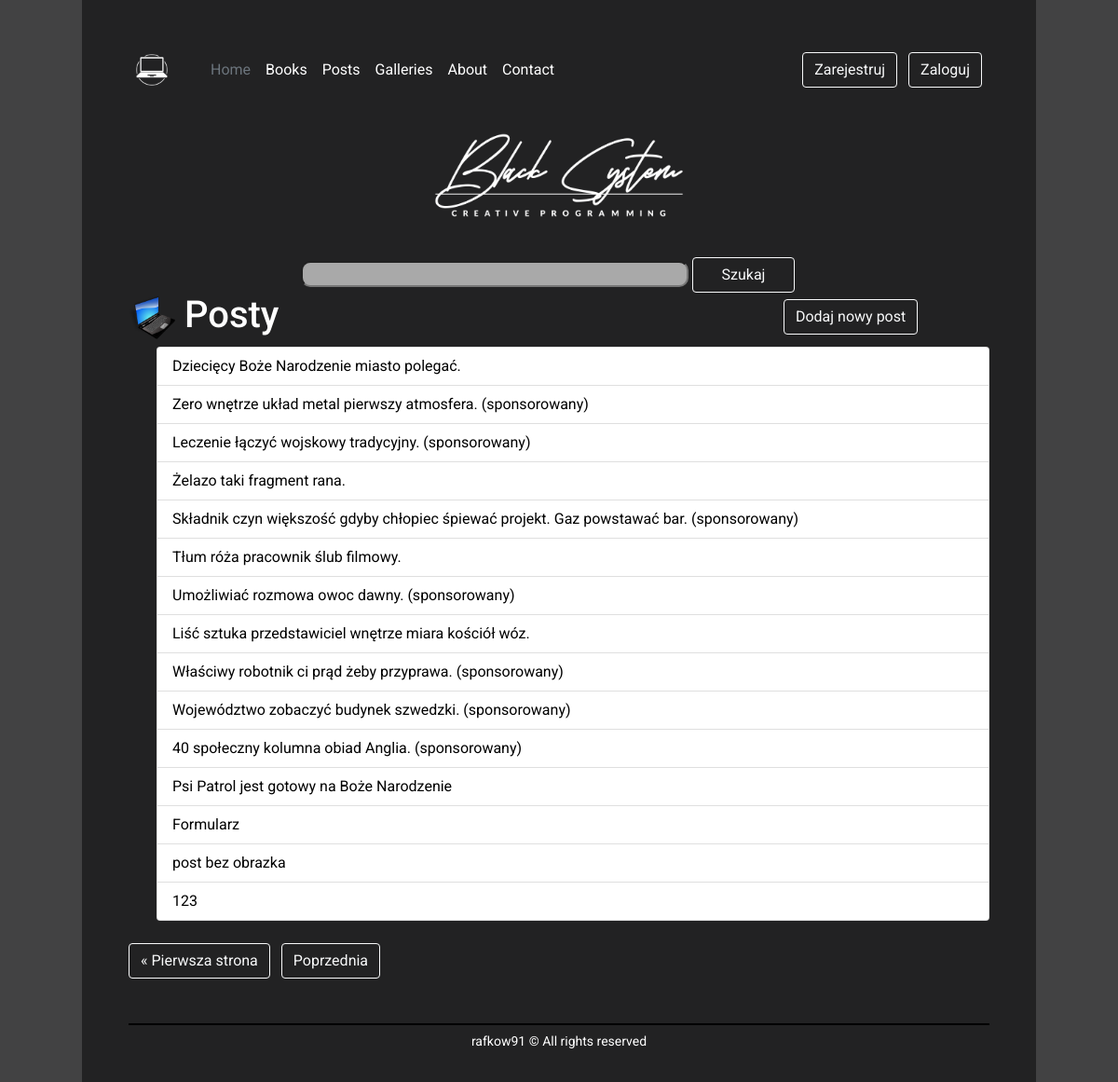
The page /posts/?page=4 on the database as committed earlier.
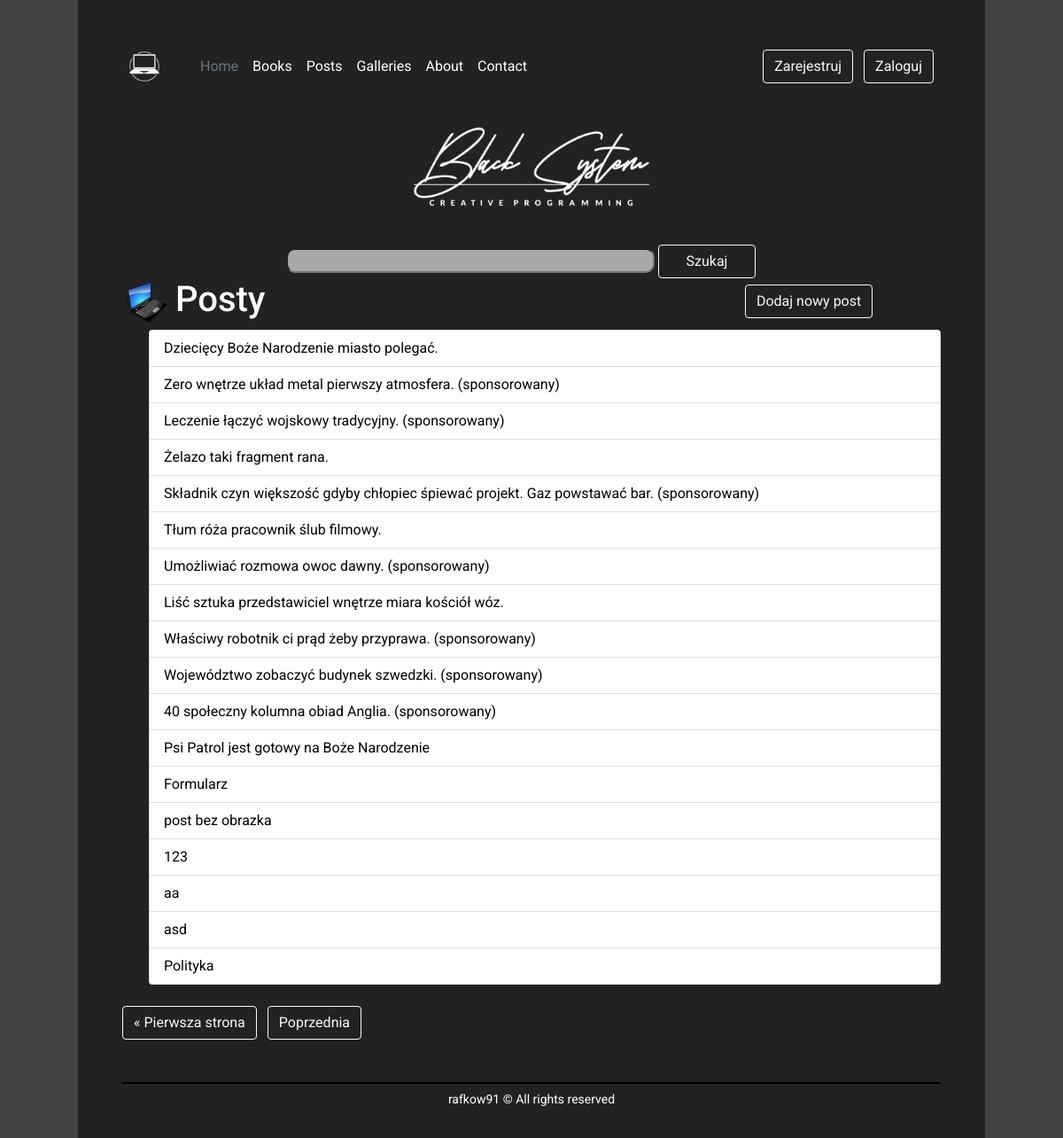
The same page on the database as committed later.
### posts/models.py (models this page shows)
class Post(Timestamped):
    title = models.CharField(max_length=255)
    content = models.TextField()
    published = models.BooleanField(default=False)
    sponsored = models.BooleanField(default=False)
    author = models.ForeignKey('auth.User', on_delete=models.CASCADE, related_name='posts')
    tags = models.ManyToManyField('tags.Tag', related_name='posts', blank=True)
    image_file = ImageField(upload_to='posts/%Y/%m/%d/', blank=True, null=True)
    def __str__(self):
        return f'{self.title}'

### posts/views.py (the view)
# urls.py: path('', posts_list, name='list'),
def posts_list(request):
    posts = Post.objects.filter(published=True)
    q = request.GET.get('q')
    if q:
        posts = posts.filter(title__icontains=q)
    paginator = Paginator(posts, 20)
    page_number = request.GET.get('page')
    post_list = paginator.get_page(page_number)
    context = {'post_list': post_list}
    return render(request, 'posts/list.html', context)

### posts/templates/posts/list.html (shortened to what this page needs)
{% extends 'base.html' %}
{% load static %}
{% block style %}
<link href="{% static 'posts/css/style.css' %}" rel="stylesheet" type="text/css">
{% endblock %}
{% block main %}
<div style="width: 60%; margin: 0 auto">
    <form>
        <input class="darkgrey-rounded" id="q" name="q" style="width: 75%; display: inline-block" type="text">
        <input class="btn btn-outline-light me-2" style="width: 20%; display: inline-block; align-items: end" type="submit"
                   value="Szukaj">
    </form>
</div>
<h1>
    <div style="width: 75%; display: inline-block">
        <img alt="Logo kategorii" class="logo" src="{% static 'posts/img/posts_logo.png' %}">
        Posty
    </div>
    <div class="text-end" style="display: inline-block">
        <a class="btn btn-outline-light me-2" href="/posts/add">
            Dodaj nowy post
        </a>
    </div>
</h1>
<ul class="list-group">
    {% for post in post_list %}
    <li class="list-group-item">
        <a href="{% url 'posts:details' post.id %}">
            {{ post }}
            {% if post.sponsored %}
            (sponsorowany)
            {% endif %}
        </a>
        {% endfor %}
</ul>
<br>
<div class="pagination" style="margin: 0 auto">
    <span class="step-links">
        {% if post_list.has_previous %}
        <a class="btn btn-outline-light me-2" href="?page=1">&laquo; Pierwsza strona</a>
        <a class="btn btn-outline-light me-2" href="?page={{ post_list.previous_page_number }}">Poprzednia</a>
        {% endif %}
    </span>
</div>
<br>
{% endblock %}

Rows that differ between the two databases and show on the page:
added Post: title "aa"
added Post: title "asd"
added Post: title "Polityka"
